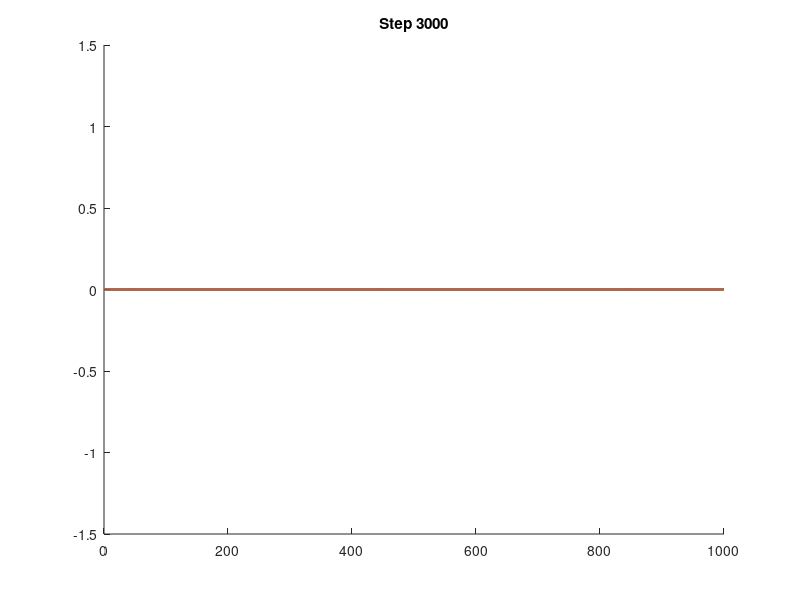

Write MATLAB code to recreate this figure.
%% Define Grid

% NOTE: Grid resolution should must be sufficient to resolve the shortest
% wavelength. For example, for most metallic surfaces 60-100 cells in one
% wavelength should be enough.

% NOTE: If our simulation has critical dimensions, snapping grid to these
% dimensions should be considered.

Sz = 1; % Physical size along z
Nz = 1000; % Number of cells along z
dz = Sz/Nz;

%% Define Physical Parameters

% Speed of light
c0 = 2.99792458e8;

% Permittivity and permeability of free space
u0 = 4.0 * pi * 1.0e-7;
e0 = 1.0 / (c0 * c0 * u0);
er = 1.0;
ur = 1.0;

% Time step (according to Courant Condition)
dt = dz / 2.0 / c0; % Single time step in seconds
steps = 3000; % Total simulation steps
t = (0:dt:(steps - 1) * dt); % Each time step

% Initialize materials to free space
ER = ones(1, Nz) .* er;
UR = ones(1, Nz) .* ur;

% Compute update coefficients (only for z direction)
mEy = (c0 * dt) ./ ER / dz;
mHx = (c0 * dt) ./ UR / dz;

% Initialize H and E fields to zeros
Hx = zeros(1, Nz);
Ey = zeros(1, Nz);

% Initialize variables for perfect boundary conditions
h1 = 0; h2 = 0;
e1 = 0; e2 = 0;

%% Describe source
fmax = 1e10; % Max frequency we're interested in
tau = 0.5 / fmax; % FWHM (Full Width at Half Maximum)
t0 = 6 * tau; % Pulse offset
th = t + dt + dt/2;

% These sources only work for Ey/Hx mode, and if the source is in the free space
gaussian = exp(-((t - t0) ./ tau ) .^ 2); % Gaussian pulse
gaussianH = -exp(-((th - t0) ./ tau) .^ 2); % Gaussian pulse for directional source H
harmonic = 0.5 * sin(2 * pi * 1e9 * t); % 1 GHz harmonic source
harmonicH = -0.5 * sin(2 * pi * 1e9 * th); % 1 GHz harmonic source for directional source H

% Choose the desired pulse for simulation
pulse = gaussian;
pulseH = gaussianH;

%% Main FDTD Loop
jump = 20;
prompt = false;
figure;

for T = 1 : steps
    h2 = h1; h1 = Hx(1); % Record boundary H that we'll use 2 steps later
    % Update H from E
    for nz = 1 : Nz - 1
        Hx(nz) = Hx(nz) + mHx(nz) * (Ey(nz+1) - Ey(nz));
    end
    Hx(Nz) = Hx(Nz) + mHx(nz) * (e2 - Ey(Nz)); % Perfect boundary condition

    % Update E from H
    e2 = e1; e1 = Ey(Nz); % Record boundary E that we'll use 2 steps later
    Ey(1) = Ey(1) + mEy(1) * (Hx(1) - h2); % Perfect boundary condition
    for nz = 2 : Nz
        Ey(nz) = Ey(nz) + mEy(nz) * (Hx(nz) - Hx(nz-1));
    end

    % Inject source
    nzsrc = Nz / 4; % Source is at the quarter of the length
    
    % Directional source
    Hx(nzsrc - 1) = Hx(nzsrc - 1) - mHx(nzsrc - 1) * pulse(T);
    Ey(nzsrc) = Ey(nzsrc) - mEy(nzsrc) * pulseH(T);

    % Soft source
    % Ey(nzsrc) = Ey(nzsrc) + pulse(T);

    % Hard Source
    % Ey(nzsrc) = pulse(T);

    % Try to put metal in the center
    % Ey(Nz/2) = 0;

    % Visualize E and H (not necessarily every step)
    if mod(T, jump) == 0
        clf;
        hold on;
        plot(Ey, 'LineWidth', 2);
        plot(Hx, 'LineWidth', 2);
        ylim([-1.5, 1.5]);
        xlim([0, Nz]);
        title(['Step ', num2str(T)])
        pause(0);
    end

    if T == 500 && prompt == true
        % Prompt the user to continue or stop
        answer = questdlg('Do you want to continue?', 'Continue Simulation', 'Continue', 'Stop', 'Continue');

        if strcmp(answer, 'Stop')
            disp('Simulation stopped by the user.');
            break; % Exit the loop
        end
    end
end